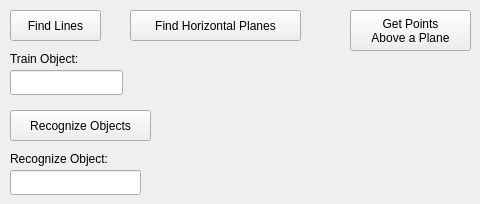
    <widget class="QWidget" name="tab">
     <attribute name="title">
      <string>Vision</string>
     </attribute>
     <widget class="QPushButton" name="visBtnFindLines">
      <property name="geometry">
       <rect>
        <x>10</x>
        <y>10</y>
        <width>91</width>
        <height>31</height>
       </rect>
      </property>
      <property name="text">
       <string>Find Lines</string>
      </property>
     </widget>
     <widget class="QLineEdit" name="visTxtTrainObject">
      <property name="geometry">
       <rect>
        <x>10</x>
        <y>70</y>
        <width>113</width>
        <height>25</height>
       </rect>
      </property>
     </widget>
     <widget class="QLabel" name="label_5">
      <property name="geometry">
       <rect>
        <x>10</x>
        <y>50</y>
        <width>101</width>
        <height>17</height>
       </rect>
      </property>
      <property name="text">
       <string>Train Object:</string>
      </property>
     </widget>
     <widget class="QPushButton" name="visBtnRecogObjects">
      <property name="geometry">
       <rect>
        <x>10</x>
        <y>110</y>
        <width>141</width>
        <height>31</height>
       </rect>
      </property>
      <property name="text">
       <string>Recognize Objects</string>
      </property>
     </widget>
     <widget class="QLabel" name="label_13">
      <property name="geometry">
       <rect>
        <x>10</x>
        <y>150</y>
        <width>131</width>
        <height>17</height>
       </rect>
      </property>
      <property name="text">
       <string>Recognize Object:</string>
      </property>
     </widget>
     <widget class="QLineEdit" name="visTxtRecognizeObject">
      <property name="geometry">
       <rect>
        <x>10</x>
        <y>170</y>
        <width>131</width>
        <height>25</height>
       </rect>
      </property>
     </widget>
     <widget class="QPushButton" name="visBtnFindHoriPlanes">
      <property name="geometry">
       <rect>
        <x>130</x>
        <y>10</y>
        <width>171</width>
        <height>31</height>
       </rect>
      </property>
      <property name="text">
       <string>Find Horizontal Planes</string>
      </property>
     </widget>
     <widget class="QPushButton" name="visBtnPointsAbovePlane">
      <property name="geometry">
       <rect>
        <x>350</x>
        <y>10</y>
        <width>121</width>
        <height>41</height>
       </rect>
      </property>
      <property name="text">
       <string>Get Points
Above a Plane</string>
      </property>
     </widget>
    </widget>
